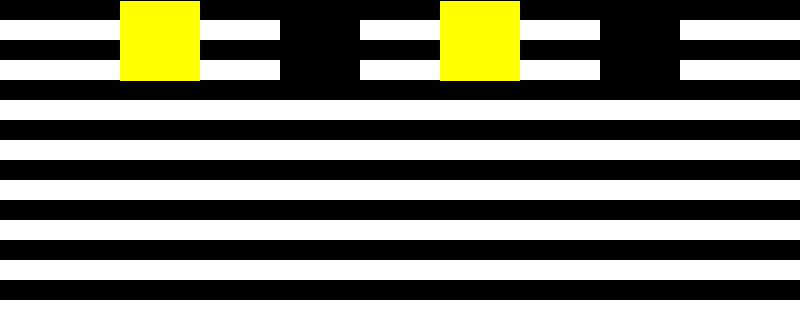
Frame 1 (no input)
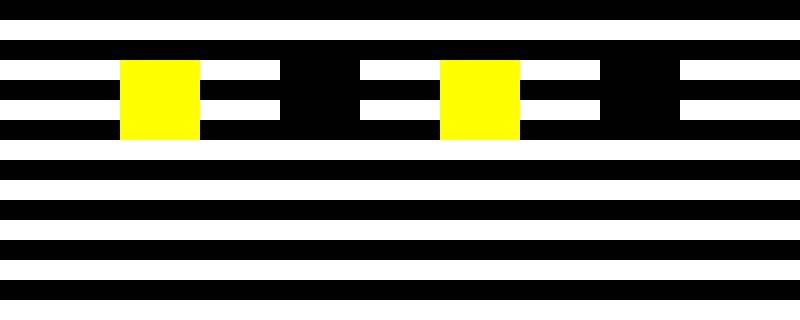
Frame 60 (the mouse pressed at the canvas centre just before this capture)
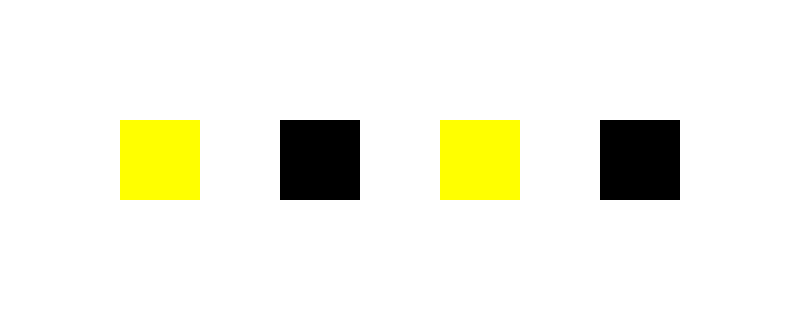
Frame 120 (the mouse held since frame 60 and released just before this capture)

The Processing sketch that drew these frames (run headless with seeded random() and noise(); from frame 60 on, the mouse is pressed at the canvas centre):

// Processing sketch: SteppingFeet
// ── SteppingFeet.pde
int a = 80, b = 40, s = 0;

void setup() {
  //Setup size
  size(800, 320);
}

void draw() {
  background(255);
  //Condition for limits 
  if (b >= (height-a/2)) s=1;
  if (b== a/ 2) s=0;
  if (s==0) b++;
  else b--;
  //Style rect
  rectMode(CORNER);
  noStroke();
  fill(0, 0, 0);
  //Interactivy, draw rectangles if mouse not is pressed
  if(mousePressed == false) for (int y = 0; y < 300; y = y+40) rect(0, y, 800, 20);
  //Draw squares
  rectMode(CENTER);
  fill(0, 0, 0);
  rect(320, b, a, a);
  rect(640, b, a, a);
  fill(255, 255, 0);
  rect(160, b, a, a);
  rect(480, b, a, a);
}
